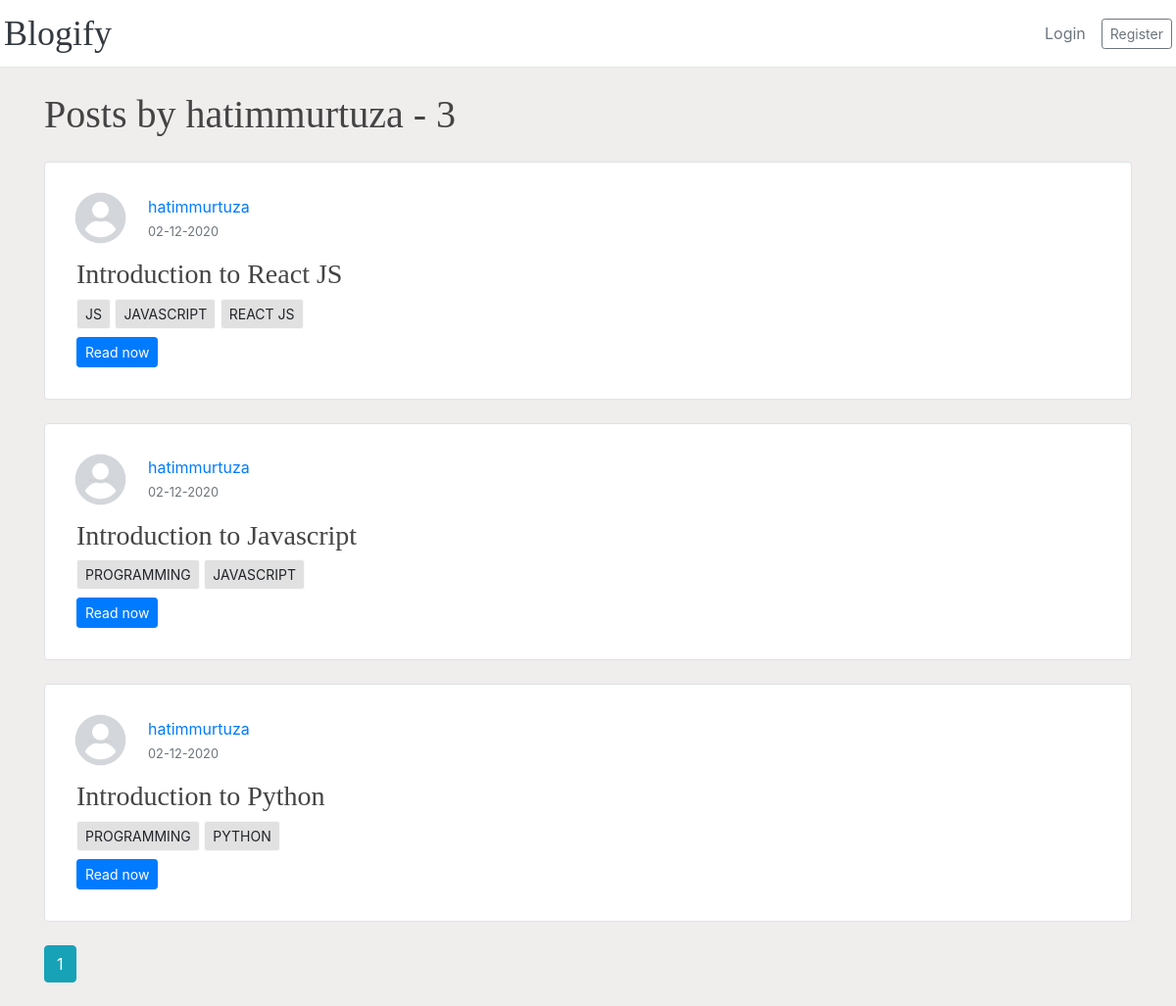
Screenshot of /user/hatimmurtuza with the database file from the repository.
### app/models.py (models this page shows, shortened)
class User(db.Model, UserMixin):
    id=db.Column(db.Integer, primary_key=True)
    username=db.Column(db.String(20), unique=True,nullable=False)
    email=db.Column(db.String(120), unique=True,nullable=False)
    image_file=db.Column(db.String(20), nullable=False,default='default.jpeg')
    password=db.Column(db.String(60), nullable=False)
    posts=db.relationship('Post', backref='author', lazy=True)

class Post(db.Model):
    id=db.Column(db.Integer, primary_key=True)
    title=db.Column(db.String(100), nullable=False)
    created_at=db.Column(db.DateTime, nullable=False, default=datetime.utcnow)
    updated_at=db.Column(db.DateTime, nullable=False, default=datetime.utcnow)
    content=db.Column(db.Text, nullable=False)
    user_id=db.Column(db.Integer, db.ForeignKey('user.id'), nullable=False)
    tags = db.relationship('Tag', secondary='post_tag', lazy='dynamic', back_populates='posts')

class Tag(db.Model):
    id=db.Column(db.Integer, primary_key=True)
    value=db.Column(db.String(100), nullable=False, unique=True)
    posts = db.relationship('Post', secondary='post_tag', lazy='dynamic', back_populates='tags')

### app/users/routes.py (the view)
@users.route('/user/<string:username>')
def user_posts(username):
    page=request.args.get('page', default=1, type=int)
    user=User.query.filter_by(username=username).first_or_404()
    posts=Post.query.filter_by(author=user).order_by(Post.created_at.desc()).paginate(page=page, per_page=3)
    return render_template('user_posts.html', posts=posts,user=user)

### app/templates/user_posts.html (shortened to what this page needs)
{%extends 'layout.html'%}  {%block body%}
<h1 class="my-4">Posts by {{user.username}} - {{posts.total}}</h1>
{% for post in posts.items%}
  <div class="row no-gutters border rounded overflow-hidden flex-md-row mb-4 h-md-200 position-relative bg-white">
      <div class="col p-4 d-flex flex-column position-static">
        <div class="d-flex align-items-center">
          <img
            src="{{url_for('static',filename='profile_pics/'+post.author.image_file)}}"
            alt=""
            class="rounded-circle article-img"
          />
          <div class="media-body">
        		<div class="article-metadata">
        			<a
        				class="mr-2 d-block"
        				href="{{url_for('users.user_posts',post_id=post.id, username=post.author.username)}}"
        				>{{ post.author.username }}</a
        			>
        			<small class="text-muted" href="#"
        				>{{ post.created_at.strftime('%d-%m-%Y') }}</small
        			>
            </div>
          </div>
        </div>
        <div class="p-2">
          <h3>{{ post.title }}</h3>
          <div class="my-2">
            {%if post.tags %}
              {% for tag in post.tags %}
                <a href="{{url_for('tags.searchPostsViaTag', selectedTag=tag.value)}}" class="btn btn-light btn-sm">{{tag.value}}</a>
              {%endfor%}
            {%endif%}
          </div>
          <a href="{{url_for('posts.post', post_id=post.id)}}" class="btn btn-primary btn-sm">Read now</a>
        </div>
      </div>
    </div>
{%endfor%} {% for page_num in posts.iter_pages(left_edge=1, right_edge=1,
left_current=1, right_current=2)%} {%if page_num%} {%if posts.page==page_num%}
<a
	href="{{url_for('users.user_posts',username=user.username, page=page_num)}}"
	class="btn btn-info mb-4 aria-pressed='true'"
	>{{page_num}}</a
>
{%else%}
<a
	href="{{url_for('users.user_posts',username=user.username, page=page_num)}}"
	class="btn btn-outline-info mb-4"
	>{{page_num}}</a
>
{%endif%} {%else%} ... {%endif%} {%endfor%} {%endblock%}

### app/static/css/main.css (style rules this page uses)
body { overflow-x: hidden; }
.article-img { height: 65px; width: 65px; margin-right: 16px; }
h1, h2, h3, h4, h5, h6 { color: #444444; font-family: 'Playfair Display', Georgia, 'Times New Roman', serif; }
.btn-light { background-color: #e1e1e1; }

### rows the page displays
User: username "hatimmurtuza"
Post: image_file (placeholder picture), author.username "hatimmurtuza", created_at "02-12-2020", title "Introduction to React JS"
Tag: value "JS"
Tag: value "JAVASCRIPT"
Tag: value "REACT JS"
Post: image_file (placeholder picture), author.username "hatimmurtuza", created_at "02-12-2020", title "Introduction to Javascript"
Tag: value "PROGRAMMING"
Post: image_file (placeholder picture), author.username "hatimmurtuza", created_at "02-12-2020", title "Introduction to Python"
Tag: value "PYTHON"

### other values shown
{{ posts.total }} "3"
{{ page_num }} "1"
